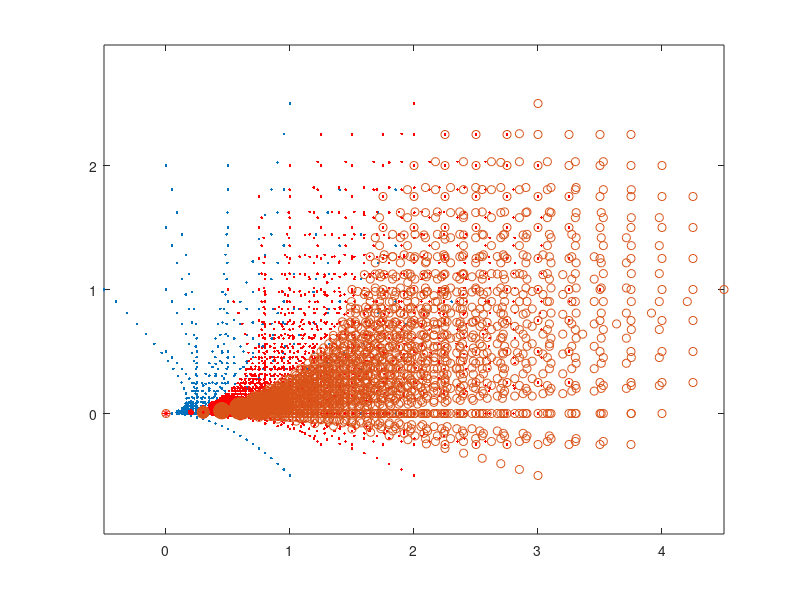

Reproduce this figure in MATLAB.
clc;clear;close all;
max_a = 3;
max_v = 0;
init_a = 0;
init_v = [1,0,0];

end_p=[0,0,0];
a0=[0,2,0];
end_ps=[end_p];
reso=1;
for int_t = 0.1:0.05:1
    for ax = -max_a:reso:max_a
        for ay = -max_a:reso:max_a
            az=0;
%             for az = -max_a:reso:max_a
                if(ax^2+ay^2+az^2>max_a^2)
                    continue
                end
                end_p(1) = init_v(1) * int_t + 1/2*(ax+a0(1))*int_t^2;
                end_p(2) = init_v(2) * int_t + 1/2*(ay+a0(2))*int_t^2;
                end_p(3) = init_v(3) * int_t + 1/2*(az+a0(3))*int_t^2;
                end_ps = [end_ps;end_p];
%             end
        end
    end
end
plot(end_ps(:,1),end_ps(:,2),'.')
hold on
axis('equal')
plot(0,0,'r*')

init_a = 0;
init_v = [2,0,0];
end_p=[0,0,0];
a0=[0,2,0];
end_ps=[end_p];
reso=0.5;
for int_t = 0.1:0.05:1
    for ax = -max_a:reso:max_a
        for ay = -max_a:reso:max_a
            az=0;
%             for az = -max_a:reso:max_a
                if(ax^2+ay^2+az^2>max_a^2)
                    continue
                end
                end_p(1) = init_v(1) * int_t + 1/2*(ax+a0(1))*int_t^2;
                end_p(2) = init_v(2) * int_t + 1/2*(ay+a0(2))*int_t^2;
                end_p(3) = init_v(3) * int_t + 1/2*(az+a0(3))*int_t^2;
                end_ps = [end_ps;end_p];
%             end
        end
    end
end
plot(end_ps(:,1),end_ps(:,2),'r.')


init_a = 0;
init_v = [3,0,0];
end_p=[0,0,0];
a0=[0,2,0];
end_ps=[end_p];
reso=0.5;
for int_t = 0.1:0.05:1
    for ax = -max_a:reso:max_a
        for ay = -max_a:reso:max_a
            az=0;
%             for az = -max_a:reso:max_a
                if(ax^2+ay^2+az^2>max_a^2)
                    continue
                end
                end_p(1) = init_v(1) * int_t + 1/2*(ax+a0(1))*int_t^2;
                end_p(2) = init_v(2) * int_t + 1/2*(ay+a0(2))*int_t^2;
                end_p(3) = init_v(3) * int_t + 1/2*(az+a0(3))*int_t^2;
                end_ps = [end_ps;end_p];
%             end
        end
    end
end
plot(end_ps(:,1),end_ps(:,2),'o')